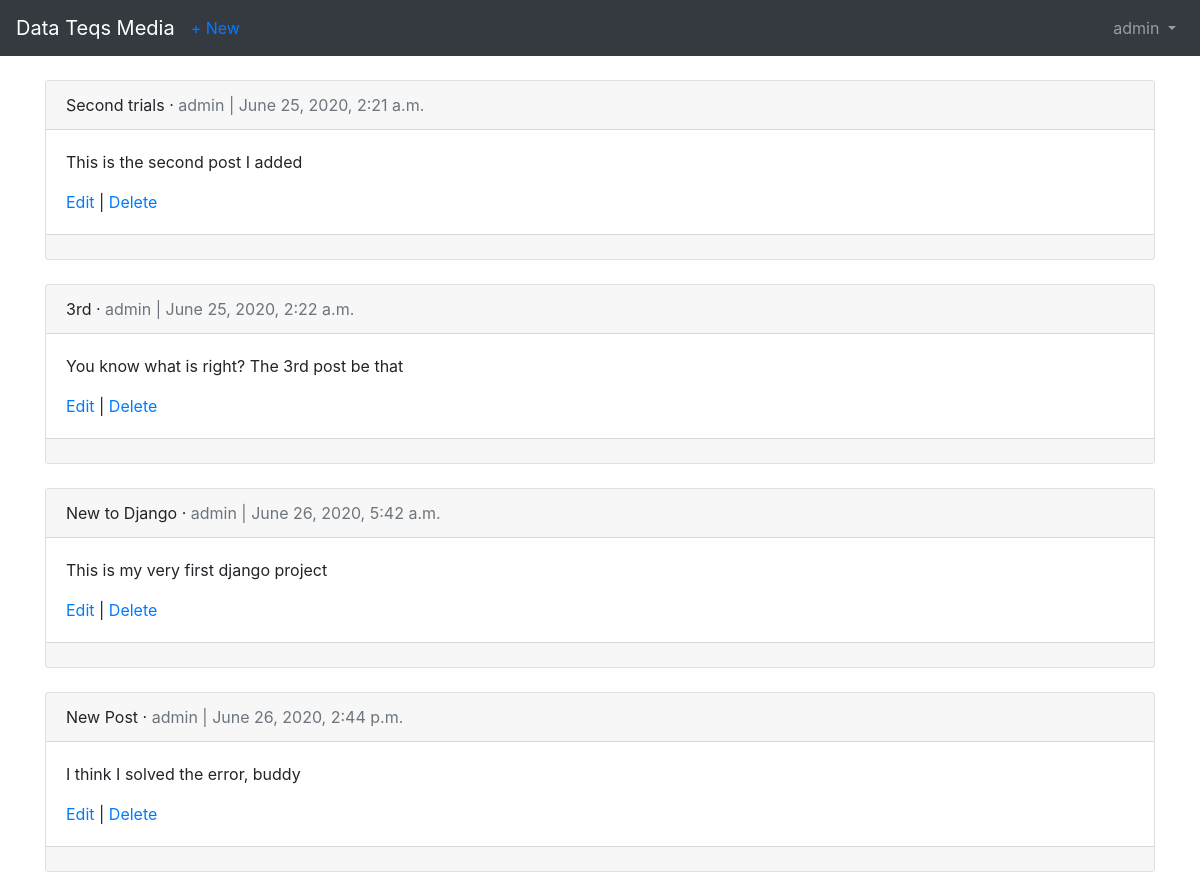
The page /articles/ (signed in) on the database its author committed.
### users/models.py (models this page shows)
class CustomUser(AbstractUser):
    age = models.PositiveIntegerField(null=True, blank=True)

### articles/models.py (models this page shows, shortened)
class Articles(models.Model):
    title = models.CharField(max_length=255)
    body = models.TextField()
    date = models.DateTimeField(auto_now_add=True)
    author = models.ForeignKey(get_user_model(), on_delete=models.CASCADE)
    image = models.ImageField()

### articles/views.py (the view)
# urls.py: path('', ArticleListView.as_view(), name='article_list'),
class ArticleListView(LoginRequiredMixin, ListView):
    model = Articles
    template_name = 'article_list.html'
    login_url = 'login'

### templates/article_list.html (shortened to what this page needs)
{% extends 'base.html' %}
{% block content %}
    {% for article in object_list %}
        <div class="card">
            <div class="card-header">
                <span class="front-weight-bold">{{article.title}}</span> &middot;
                <span class="text-muted">{{ article.author }} | {{ article.date }}</span>
            </div>
            <div class="card-body">
                <p>{{ article.body }}</p>
            <a href="{% url 'article_edit' article.pk %}">Edit</a>  |  <a href="{% url 'article_delete' article.pk %}">Delete</a>
            </div>
            <div class="card-footer">
            </div>
        </div>
        <br/>
    {% endfor %}
{% endblock content %}

### templates/base.html (shortened to what this page needs)
<!doctype html>
    <html lang="en">
        <head>
            <link rel="stylesheet" href="https://stackpath.bootstrapcdn.com/bootstrap/4.1.3/css/bootstrap.min.css">
        </head>
<body>
    <nav class="navbar navbar-expand-md navbar-dark bg-dark mb-4">
        <a class="navbar-brand" href="{% url 'home' %}">Data Teqs Media</a>
        {% if user.is_authenticated%}
            <ul class="navbar-nav mr-auto">
                <li class="nav-item"><a href="{% url 'article_new' %}">+ New</a></li>
            </ul>
        {% endif %}
    <div class="collapse navbar-collapse" id="navbarCollapse">
    {% if user.is_authenticated %}
    <ul class="navbar-nav ml-auto">
        <li class="nav-item">
             <a class="nav-link dropdown-toggle" href="#" id="userMenu" data-toggle="dropdown" aria-haspopup="true" aria-expanded="false">
    {{ user.username }}
    </a>
        </li>
    </ul>
    {% else %}
    <form class="form-inline ml-auto">
        <a href="{% url 'login' %}" class="btn btn-outline-secondary"> Log In</a>
        <a href="{% url 'signup' %}" class="btn btn-primary ml-2">Sign up</a>
    </form>
{% endif %}
    </div>
</nav>
<div class="container">
    {% block content %}
{% endblock content %}
</div>
</body>
</html>

### rows shown on the page
CustomUser: username "admin"
Articles: title "Second trials", author "admin", date "June 25, 2020, 2:21 a.m.", body "This is the second post I added"
Articles: title "3rd", author "admin", date "June 25, 2020, 2:22 a.m.", body "You know what is right? The 3rd post be that"
Articles: title "New to Django", author "admin", date "June 26, 2020, 5:42 a.m.", body "This is my very first django project"
Articles: title "New Post", author "admin", date "June 26, 2020, 2:44 p.m.", body "I think I solved the error, buddy"
